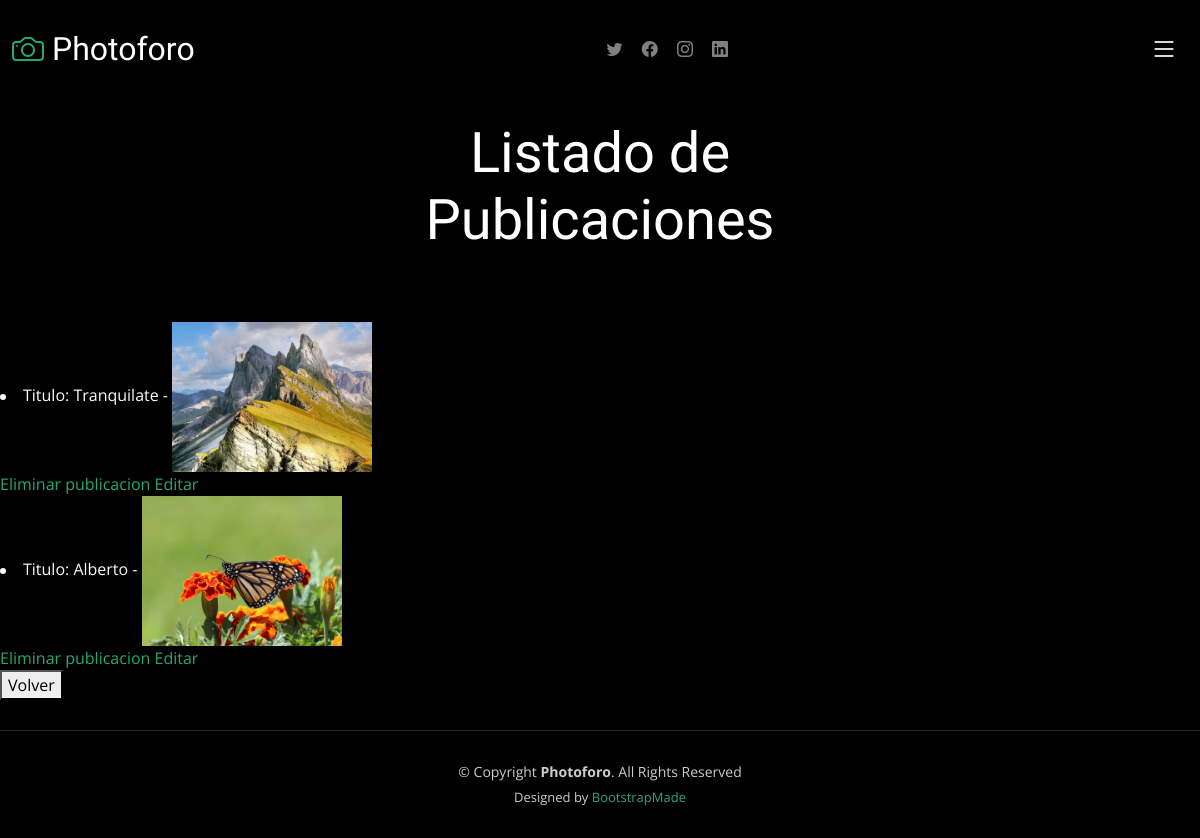
The app's page /finalApp/listar-publicaciones/, older data.
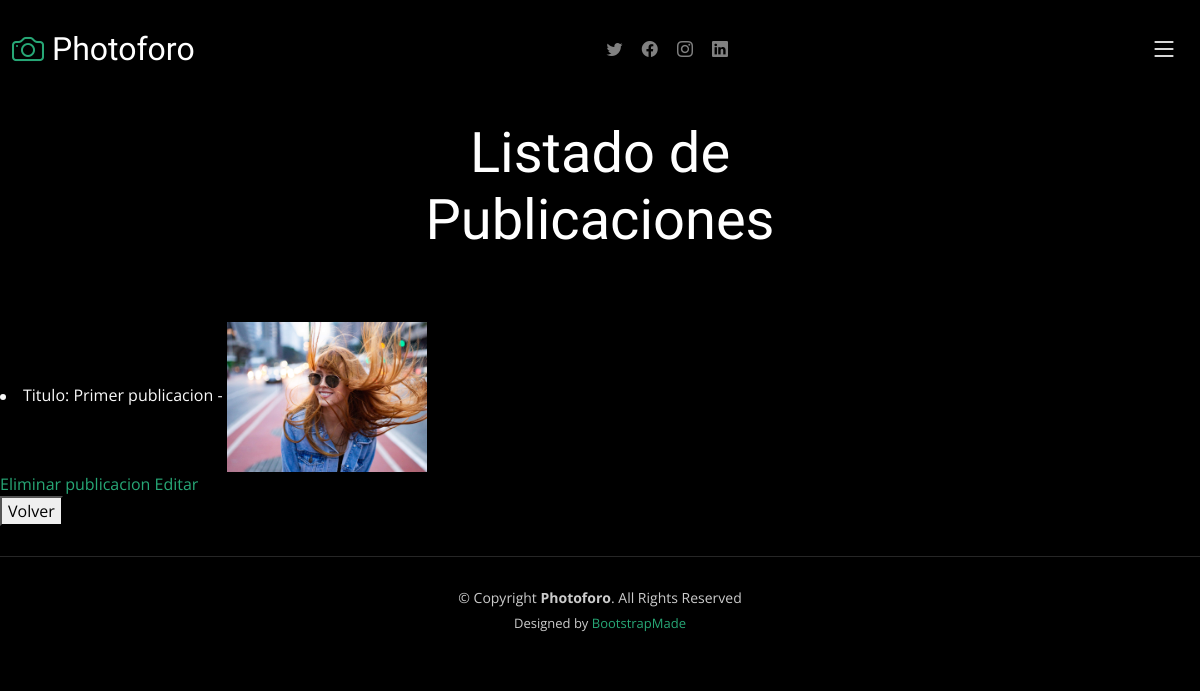
The same page, newer data.
### finalApp/models.py (models this page shows, shortened)
class Publicacion(models.Model):
    titulo = models.CharField(max_length=50)
    detalle = models.CharField(max_length=500)
    imagen = models.FileField(upload_to='static/img/', null = True)
    fecha = models.DateTimeField(auto_now_add=True)

### finalApp/views.py (the view)
# urls.py: path("listar-publicaciones/", listarPublicaciones, name = "listarPublicaciones"),
def listarPublicaciones(request):
    publicaciones = Publicacion.objects.all()
    contexto = {'publicaciones': publicaciones}
    return render(request, "listadoPublicaciones.html", contexto)

### finalApp/templates/listadoPublicaciones.html
{% extends 'gallery-single.html' %}
{% load static %}
{% block contenidoDinamico %}
<div class="page-header d-flex align-items-center">
    <div class="container position-relative">
      <div class="row d-flex justify-content-center">
        <div class="col-lg-6 text-center">
          <h2>Listado de Publicaciones</h2>
        </div>
      </div>
    </div>
  </div>
    {% for u in publicaciones %}
    <li>
    <th> Titulo: {{u.titulo}} </th> -
    <th> <img src="{{ u.imagen.url }}" style="max-width: 200px; max-height: 150px;"></th>
    </li><a href="{% url 'eliminarPublicacion' u.titulo %}">Eliminar publicacion</a>
         <a href="{% url 'editarPublicacion' u.titulo %}">Editar</a>
    {% endfor %}
{% endblock %}

Row changes from the older to the newer data that the page shows:
removed Publicacion: titulo "Tranquilate", imagen (picture)
removed Publicacion: titulo "Alberto", imagen (picture)
added Publicacion: titulo "Primer publicacion", imagen (picture)
